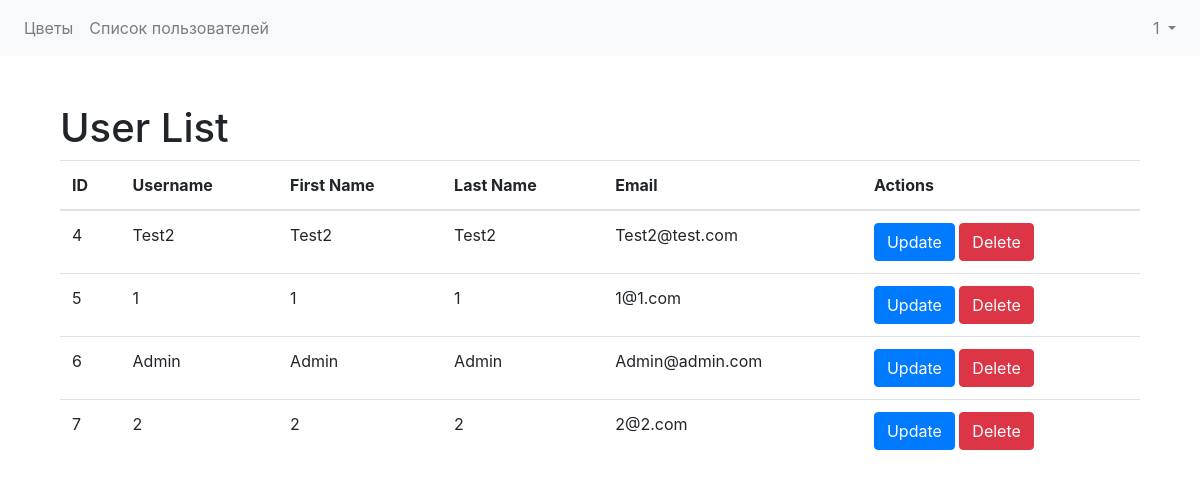
/account/users/ (signed in), run on the app's committed database.
### account/models.py (models this page shows)
class User(AbstractUser):
    phone = models.CharField(max_length=20, blank=True, null=True)
    address = models.CharField(max_length=255, blank=True, null=True)
    additional_info = models.TextField(blank=True, null=True)
    balance = models.DecimalField(max_digits=10, decimal_places=2, default=0.00)
    groups = models.ManyToManyField(
        'auth.Group',
        related_name='custom_user_group',  # This is crucial!
        blank=True,
    )
    user_permissions = models.ManyToManyField(
        'auth.Permission',
        related_name='custom_user_permission',  # This is crucial!
        blank=True,
    )

### account/views.py (the view)
# urls.py: path('users/', views.get_users, name='get_users'),
def get_users(request):
    if not (request.user.is_superuser or request.user.is_staff): #Check if superuser
        return redirect('account:profile') #Redirect to profile if not superuser
    users = User.objects.all()
    return render(request, 'account/account_list.html', {'users': users})

### Templates/account/account_list.html (shortened to what this page needs)
{% extends 'base.html' %}
{% block content %}
    <div class="container">
        <h1>User List</h1>
        <table class="table">
            <thead>
                <tr>
                    <th>ID</th>
                    <th>Username</th>
                    <th>First Name</th>
                    <th>Last Name</th>
                    <th>Email</th>
                    <th>Actions</th>
                </tr>
            </thead>
            <tbody>
                {% for user in users %}
                    <tr>
                        <td>{{ user.id }}</td>
                        <td>{{ user.username }}</td>
                        <td>{{ user.first_name }}</td>
                        <td>{{ user.last_name }}</td>
                        <td>{{ user.email }}</td>
                        <td>
                            <a href="{% url 'account:update_user' user.id %}" class="btn btn-primary">Update</a>
                            <a href="{% url 'account:delete_user' user.id %}" class="btn btn-danger">Delete</a>
                        </td>
                    </tr>
                {% endfor %}
            </tbody>
        </table>
    </div>
{% endblock %}

### Templates/base.html (shortened to what this page needs)
<!DOCTYPE html>
<html lang="ru">
<head>
    {% load static %}
    <link rel="stylesheet" href="{% static 'css/style.css' %}">
    <link rel="stylesheet" href="https://stackpath.bootstrapcdn.com/bootstrap/4.5.2/css/bootstrap.min.css">
</head>
<body>
    <nav class="navbar navbar-expand-lg navbar-light bg-light">
            <div class="collapse navbar-collapse" id="navbarNav">
                <ul class="navbar-nav mr-auto">
                    <li class="nav-item">
                        <a class="nav-link" href="{% url 'flowers:flower-list' %}">Цветы</a>
                    </li>
                    {% if user.is_superuser or user.is_staff %}
                        <li class="nav-item">
                            <a class="nav-link" href="{% url 'account:get_users' %}">Список пользователей</a>
                        </li>
                    {% endif %}
                </ul>
                <ul class="navbar-nav ">
                    <li class="nav-item dropdown">
                        <a class="nav-link dropdown-toggle" href="#" id="navbarDropdown" role="button" data-toggle="dropdown" aria-haspopup="true" aria-expanded="false">
                            {% if user.is_authenticated %}
                                {{ user.username }}
                            {% else %}
                                Вход
                            {% endif %}
                        </a>
                    </li>
                </ul>
            </div>
    </nav>
    <div class="container mt-5">
        {% block content %}
        {% endblock %}
    </div>
</body>
</html>

### data on the page
User: username "1", id "5", first_name "1", last_name "1", email "1@1.com"
User: id "4", username "Test2", first_name "Test2", last_name "Test2", email "Test2@test.com"
User: id "6", username "Admin", first_name "Admin", last_name "Admin", email "Admin@admin.com"
User: id "7", username "2", first_name "2", last_name "2", email "2@2.com"
